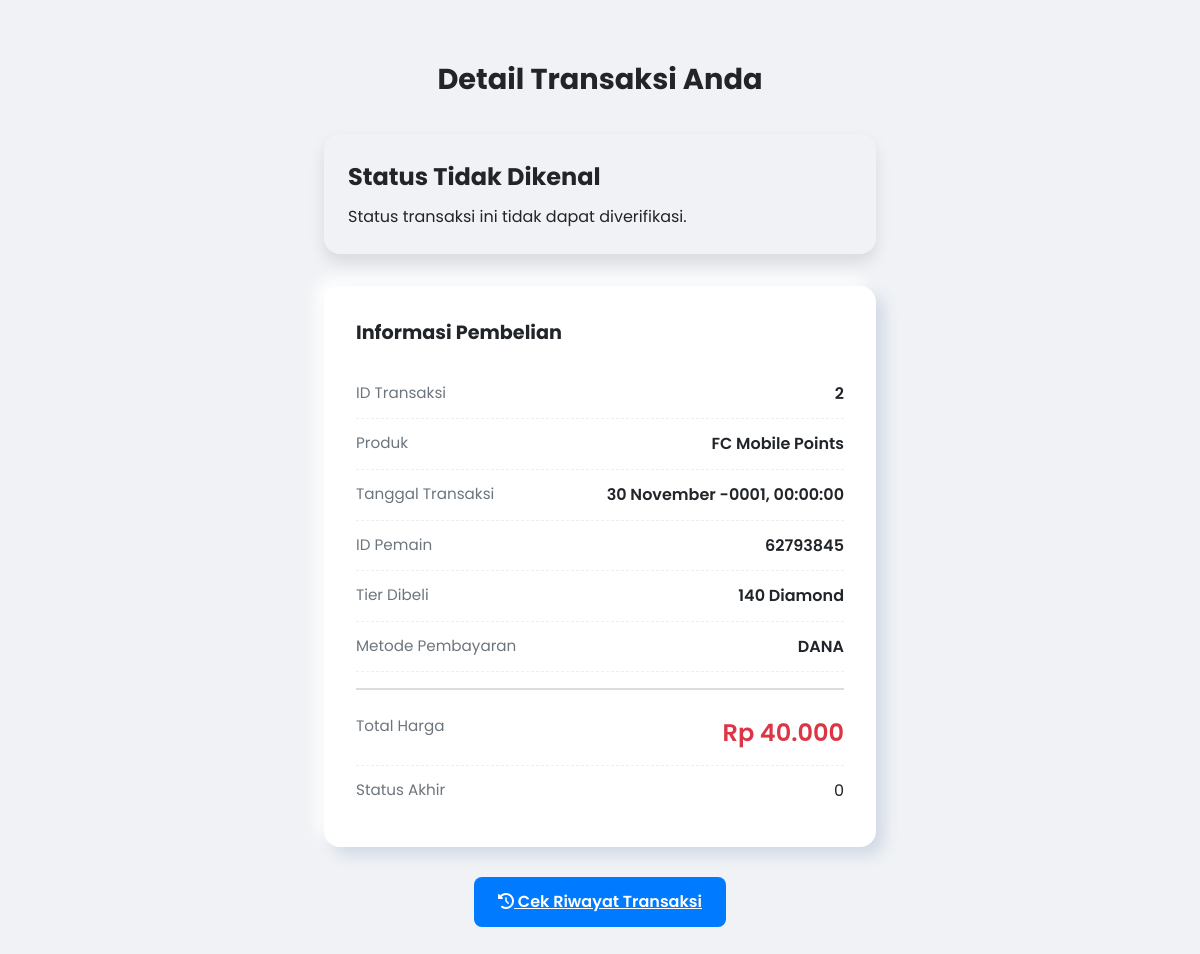
Screenshot of /pembayaran_final.php?id=2 (signed in) with the database file from the repository.
### tables this page shows
CREATE TABLE `transaksi` (
  `id_transaksi` int(11) NOT NULL,
  `id_user` int(11) NOT NULL,
  `id_produk` int(11) NOT NULL,
  `tanggal` datetime NOT NULL DEFAULT current_timestamp(),
  `total_harga` double NOT NULL,
  `status` varchar(50) NOT NULL,
  `player_id` varchar(50) DEFAULT NULL,
  `tier_beli` varchar(50) DEFAULT NULL
);

CREATE TABLE `produk` (
  `id_produk` int(11) NOT NULL,
  `nama_produk` varchar(100) NOT NULL,
  `gambar_produk` varchar(255) DEFAULT NULL
);

CREATE TABLE `pembayaran` (
  `id_pembayaran` int(11) NOT NULL,
  `id_transaksi` int(11) NOT NULL,
  `metode` varchar(50) NOT NULL,
  `jumlah` double NOT NULL,
  `tanggal_bayar` datetime DEFAULT current_timestamp()
);

### pembayaran_final.php (the view, shortened to what this page needs)
<?php
include 'koneksi_baru.php';
$id_transaksi = intval($_GET['id']);
$user_id = $_SESSION['user_id'];
$sql_detail = "SELECT
    t.id_transaksi,
    t.tanggal,
    t.total_harga,
    t.status,
    t.player_id,
    t.tier_beli,
    p.nama_produk,
    b.metode AS metode_bayar
FROM
    Transaksi t
JOIN
    Produk p ON t.id_produk = p.id_produk
LEFT JOIN
    Pembayaran b ON t.id_transaksi = b.id_transaksi
WHERE
    t.id_transaksi = ? AND t.id_user = ?";
$stmt_detail = $koneksi->prepare($sql_detail);
$stmt_detail->bind_param("ii", $id_transaksi, $user_id);
$stmt_detail->execute();
$result_detail = $stmt_detail->get_result();
$detail = $result_detail->fetch_assoc();
$tanggal_transaksi = date('d F Y, H:i:s', strtotime($detail['tanggal']));
$total_harga_formatted = 'Rp ' . number_format($detail['total_harga'], 0, ',', '.');
$status_transaksi = htmlspecialchars($detail['status']);
$status_class = "status-" . str_replace(' ', '', $status_transaksi);
$status_message_class = strtolower($status_transaksi);
$status_title = "Pembayaran " . $status_transaksi;
$status_description = "";
switch ($status_transaksi) {
    default:
        $status_title = "Status Tidak Dikenal";
        $status_description = "Status transaksi ini tidak dapat diverifikasi.";
}
?>
<!DOCTYPE html>
<html>
<head>
    <link rel="stylesheet" href="https://cdnjs.cloudflare.com/ajax/libs/font-awesome/6.0.0-beta3/css/all.min.css">
</head>
<body>
    <div class="container">
        <h2>Detail Transaksi Anda</h2>
        <div class="status-message-box <?php echo $status_message_class; ?>">
            <h3><?php echo $status_title; ?></h3>
            <p><?php echo $status_description; ?></p>
        </div>
        <div class="detail-card">
            <h3 style="margin-top: 0; margin-bottom: 20px; font-size: 1.2em; text-align: left;">Informasi Pembelian</h3>
            <div class="detail-item">
                <span class="detail-label">ID Transaksi</span>
                <span class="detail-value"><?php echo htmlspecialchars($detail['id_transaksi']); ?></span>
            </div>
            <div class="detail-item">
                <span class="detail-label">Produk</span>
                <span class="detail-value"><?php echo htmlspecialchars($detail['nama_produk']); ?></span>
            </div>
            <div class="detail-item">
                <span class="detail-label">Tanggal Transaksi</span>
                <span class="detail-value"><?php echo $tanggal_transaksi; ?></span>
            </div>
            <div class="detail-item">
                <span class="detail-label">ID Pemain</span>
                <span class="detail-value"><?php echo htmlspecialchars($detail['player_id']); ?></span>
            </div>
             <div class="detail-item">
                <span class="detail-label">Tier Dibeli</span>
                <span class="detail-value"><?php echo htmlspecialchars($detail['tier_beli']); ?></span>
            </div>
            <div class="detail-item">
                <span class="detail-label">Metode Pembayaran</span>
                <span class="detail-value"><?php echo htmlspecialchars($detail['metode_bayar'] ?? 'N/A'); ?></span>
            </div>
            <div class="detail-item total-price">
                <span class="detail-label">Total Harga</span>
                <span class="detail-value"><?php echo $total_harga_formatted; ?></span>
            </div>
            <div class="detail-item">
                <span class="detail-label">Status Akhir</span>
                <span class="<?php echo $status_class; ?>"><?php echo htmlspecialchars($detail['status']); ?></span>
            </div>
        </div>
        <p style="text-align: center; margin-top: 30px;">
            <a href="riwayat.php" class="btn-back-riwayat"><i class="fas fa-history"></i> Cek Riwayat Transaksi</a>
        </p>
    </div>
</body>
</html>

### pembayaran_final.php (style rules this page uses)
:root { --primary-color: #007bff; --primary-hover: #0056b3; --bg-color: #f0f2f5; --card-bg: #ffffff; --text-dark: #212529; --text-light: #6c757d; --success-color: #28a745; --pending-color: #ffc107; --failed-color: #dc3545; --border-radius: 1rem; --shadow-soft: 8px 8px 15px #d1d9e6, -8px -8px 15px #ffffff; }
* { box-sizing: border-box; margin: 0; padding: 0; }
body { font-family: 'Poppins', sans-serif; background-color: var(--bg-color); color: var(--text-dark); line-height: 1.6; padding: 2rem 0; }
.container { max-width: 600px; margin: 0 auto; padding: 1.5rem; }
.container h2 { text-align: center; margin-bottom: 2rem; font-size: 1.8rem; font-weight: 700; color: var(--text-dark); }
.status-message-box { padding: 1.5rem; border-radius: var(--border-radius); margin-bottom: 2rem; box-shadow: 0 0.5rem 1rem rgba(0, 0, 0, 0.1); }
.status-message-box h3 { font-size: 1.5rem; margin-bottom: 0.5rem; }
.status-message-box p { font-size: 1rem; color: var(--text-dark); }
.detail-card { background-color: var(--card-bg); padding: 2rem; border-radius: var(--border-radius); box-shadow: var(--shadow-soft); }
.detail-item { display: flex; justify-content: space-between; padding: 0.75rem 0; border-bottom: 1px dashed #eee; }
.detail-item:last-child { border-bottom: none; }
.detail-label { font-size: 0.95rem; color: var(--text-light); }
.detail-value { font-size: 1rem; font-weight: 600; color: var(--text-dark); text-align: right; }
.detail-item.total-price { border-top: 2px solid #ddd; margin-top: 1rem; padding-top: 1.5rem; }
.detail-item.total-price .detail-value { font-size: 1.5rem; color: var(--failed-color); }
.btn-back-riwayat { display: inline-block; padding: 0.75rem 1.5rem; background-color: var(--primary-color); color: white; border-radius: 0.5rem; font-weight: 600; transition: background-color 0.3s; }

### rows the page displays
transaksi: status "Status Tidak Dikenal", status "Status transaksi ini tidak dapat diverifikasi.", id_transaksi "2", id_produk.nama_produk "FC Mobile Points", tanggal "30 November -0001, 00:00:00", player "62793845", tier_beli "140 Diamond", pembayaran.metode "DANA", total_harga "Rp 40.000", status "0"
